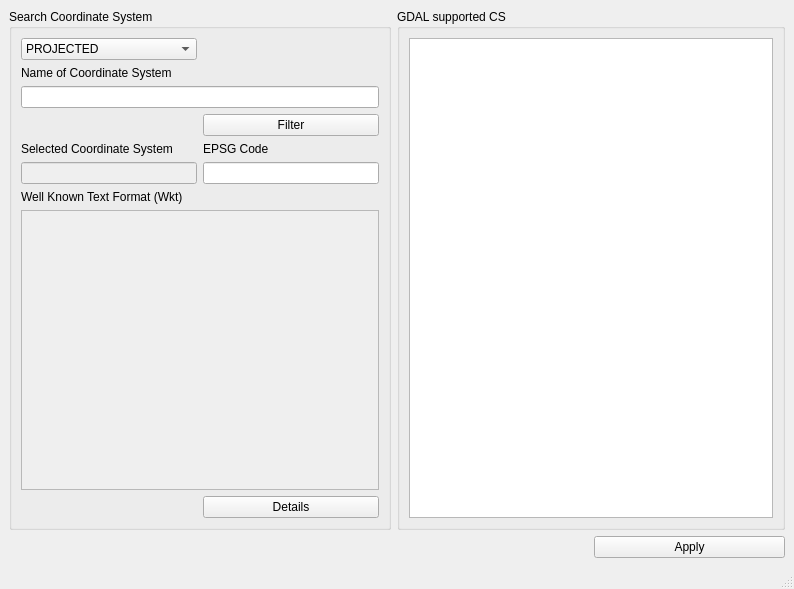
<?xml version="1.0" encoding="UTF-8"?>
<ui version="4.0">
 <class>SearchWindow</class>
 <widget class="QMainWindow" name="SearchWindow">
  <property name="geometry">
   <rect>
    <x>0</x>
    <y>0</y>
    <width>794</width>
    <height>589</height>
   </rect>
  </property>
  <property name="windowTitle">
   <string>Coordinate System Widget</string>
  </property>
  <widget class="QWidget" name="centralwidget">
   <layout class="QHBoxLayout" name="horizontalLayout">
    <item>
     <layout class="QGridLayout" name="mainGridLayout" columnstretch="2,1,1">
      <item row="1" column="2">
       <widget class="QPushButton" name="applyPushButton">
        <property name="text">
         <string>Apply</string>
        </property>
       </widget>
      </item>
      <item row="0" column="0">
       <widget class="QGroupBox" name="searchGroupBox">
        <property name="title">
         <string>Search Coordinate System</string>
        </property>
        <layout class="QHBoxLayout" name="horizontalLayout_2">
         <item>
          <layout class="QGridLayout" name="searchGroipBoxGridLayout">
           <item row="5" column="0">
            <widget class="QLineEdit" name="selectedCSLineEdit">
             <property name="enabled">
              <bool>false</bool>
             </property>
            </widget>
           </item>
           <item row="2" column="0" colspan="2">
            <widget class="QLineEdit" name="csNameLineEdit"/>
           </item>
           <item row="6" column="0">
            <widget class="QLabel" name="wktLabel">
             <property name="text">
              <string>Well Known Text Format (Wkt)</string>
             </property>
            </widget>
           </item>
           <item row="4" column="1">
            <widget class="QLabel" name="epsgCodeLabel">
             <property name="text">
              <string>EPSG Code</string>
             </property>
            </widget>
           </item>
           <item row="0" column="0">
            <widget class="QComboBox" name="csComboBox">
             <item>
              <property name="text">
               <string>PROJECTED</string>
              </property>
             </item>
             <item>
              <property name="text">
               <string>GEOGRAPHIC</string>
              </property>
             </item>
            </widget>
           </item>
           <item row="4" column="0">
            <widget class="QLabel" name="selectedCSLabel">
             <property name="text">
              <string>Selected Coordinate System</string>
             </property>
            </widget>
           </item>
           <item row="3" column="1">
            <widget class="QPushButton" name="filterPushButton">
             <property name="text">
              <string>Filter</string>
             </property>
            </widget>
           </item>
           <item row="8" column="1">
            <widget class="QPushButton" name="detailsPushButton">
             <property name="text">
              <string>Details</string>
             </property>
            </widget>
           </item>
           <item row="5" column="1">
            <widget class="QLineEdit" name="epsgCodeLineEdit">
             <property name="enabled">
              <bool>true</bool>
             </property>
            </widget>
           </item>
           <item row="3" column="0">
            <spacer name="horizontalSpacer">
             <property name="orientation">
              <enum>Qt::Horizontal</enum>
             </property>
             <property name="sizeHint" stdset="0">
              <size>
               <width>40</width>
               <height>20</height>
              </size>
             </property>
            </spacer>
           </item>
           <item row="1" column="0">
            <widget class="QLabel" name="csNameLabel">
             <property name="text">
              <string>Name of Coordinate System</string>
             </property>
            </widget>
           </item>
           <item row="7" column="0" colspan="2">
            <widget class="QTextEdit" name="wktTextEdit">
             <property name="enabled">
              <bool>false</bool>
             </property>
            </widget>
           </item>
          </layout>
         </item>
        </layout>
       </widget>
      </item>
      <item row="1" column="1">
       <spacer name="horizontalSpacer_2">
        <property name="orientation">
         <enum>Qt::Horizontal</enum>
        </property>
        <property name="sizeHint" stdset="0">
         <size>
          <width>40</width>
          <height>20</height>
         </size>
        </property>
       </spacer>
      </item>
      <item row="0" column="1" colspan="2">
       <widget class="QGroupBox" name="gdalSupportedCSGroupBox">
        <property name="title">
         <string>GDAL supported CS</string>
        </property>
        <layout class="QVBoxLayout" name="verticalLayout">
         <item>
          <layout class="QGridLayout" name="gdalSupportedCSGroupBoxGridLayout">
           <item row="0" column="0">
            <widget class="QListWidget" name="csListWidget"/>
           </item>
          </layout>
         </item>
        </layout>
       </widget>
      </item>
     </layout>
    </item>
   </layout>
  </widget>
  <widget class="QMenuBar" name="menubar">
   <property name="geometry">
    <rect>
     <x>0</x>
     <y>0</y>
     <width>794</width>
     <height>22</height>
    </rect>
   </property>
  </widget>
  <widget class="QStatusBar" name="statusbar"/>
 </widget>
 <tabstops>
  <tabstop>csComboBox</tabstop>
  <tabstop>csNameLineEdit</tabstop>
  <tabstop>filterPushButton</tabstop>
  <tabstop>selectedCSLineEdit</tabstop>
  <tabstop>epsgCodeLineEdit</tabstop>
  <tabstop>wktTextEdit</tabstop>
  <tabstop>detailsPushButton</tabstop>
  <tabstop>csListWidget</tabstop>
  <tabstop>applyPushButton</tabstop>
 </tabstops>
 <resources/>
 <connections/>
</ui>
